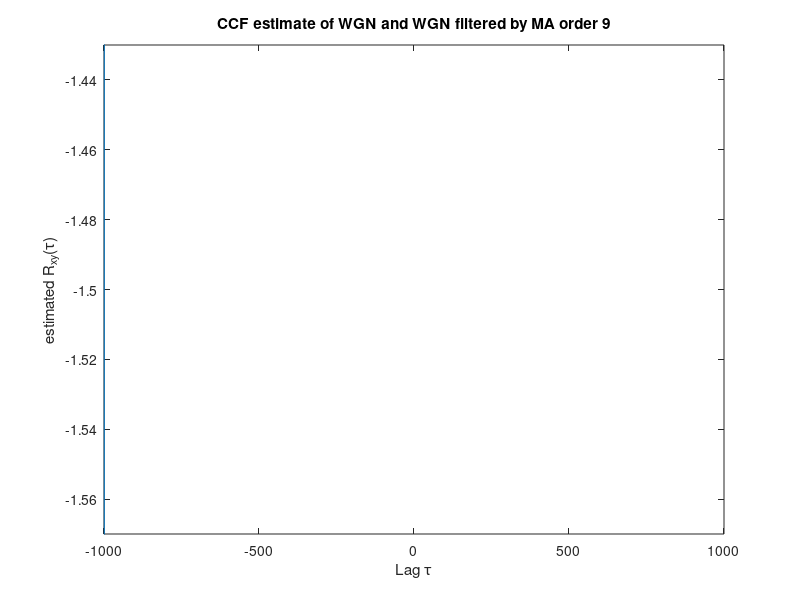

The MATLAB script that drew this image:
% Cross correlation function

x = randn(1000,1); 
y = filter(ones(9, 1), [1], x);

Rxy = xcorr(x,y,'unbiased');

figure(1); 
stem(-999:999,Rxy); 
title('CCF estimate of WGN and WGN filtered by MA order 9')
xlabel('Lag \tau')
ylabel('estimated R_x_y(\tau)')
zoom xon
zoom(50)
